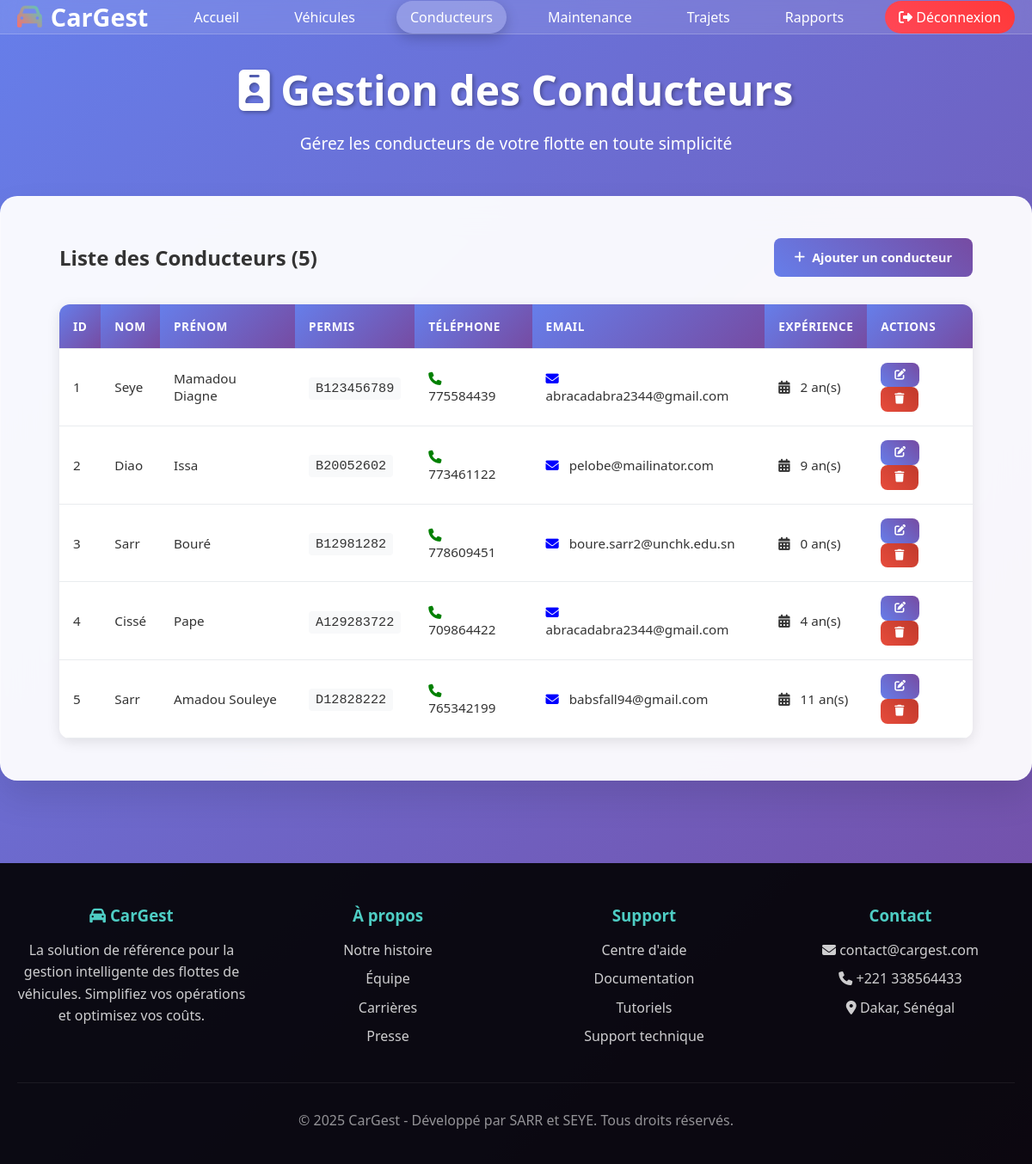
/conducteurs (signed in), run on the app's committed database.
### app.py (models this page shows)
class Conducteur(db.Model):
    id = db.Column(db.Integer, primary_key=True)
    user_id = db.Column(db.Integer, db.ForeignKey('user.id'), nullable=False)  # AJOUTÉ
    nom = db.Column(db.String(100))
    prenom = db.Column(db.String(100))
    permis = db.Column(db.String(100))
    telephone = db.Column(db.String(20))
    email = db.Column(db.String(120))
    experience = db.Column(db.Integer)
    date_ajout = db.Column(db.DateTime, default=datetime.utcnow)

### app.py (the view)
@app.route('/conducteurs')
@login_required
def liste_conducteurs():
    user_id = session['user_id']
    conducteurs = Conducteur.query.filter_by(user_id=user_id).all()
    vehicules = Vehicule.query.filter_by(user_id=user_id).all()
    return render_template('conducteurs.html', conducteurs=conducteurs, vehicules=vehicules)

### app.py (called while the page is built)
def login_required(f):
    @wraps(f)
    def decorated_function(*args, **kwargs):
        if 'user_id' not in session:
            flash('Veuillez vous connecter.', 'warning')
            return redirect(url_for('login'))
        return f(*args, **kwargs)
    return decorated_function

### templates/conducteurs.html (shortened to what this page needs)
    <!DOCTYPE html>
    <html lang="fr">
    <head>
        <link rel="stylesheet" href="https://cdnjs.cloudflare.com/ajax/libs/font-awesome/6.7.2/css/all.min.css">
    </head>
    <body>
        <header>
            <nav class="container">
                <div class="logo">
                    <i class="fa-solid fa-car"></i> CarGest
                </div>
                <ul class="nav-links">
                    <li><a href="{{ url_for('index') }}">Accueil</a></li>
                    <li><a href="{{ url_for('liste_vehicules') }}">Véhicules</a></li>
                    <li><a href="{{ url_for('liste_conducteurs') }}" class="active">Conducteurs</a></li>
                    <li><a href="{{ url_for('liste_maintenances') }}">Maintenance</a></li>
                    <li><a href="{{ url_for('liste_trajets') }}">Trajets</a></li>
                    <li><a href="{{ url_for('rapports') }}">Rapports</a></li>
                    <li><a href="{{ url_for('logout') }}" class="logout-btn" onclick="return confirm('Êtes-vous sûr de vouloir vous déconnecter ?')">
                        <i class="fa-solid fa-sign-out-alt"></i>
                        Déconnexion
                    </a></li>
                </ul>
            </nav>
        </header>
        <main>
            <section class="page-header">
                <div class="container">
                    <h1><i class="fa-solid fa-id-badge"></i> Gestion des Conducteurs</h1>
                    <p>Gérez les conducteurs de votre flotte en toute simplicité</p>
                </div>
            </section>
            <section class="content-section">
                <div class="container">
                    <div style="display: flex; justify-content: space-between; align-items: center; margin-bottom: 2rem;">
                        <h2>Liste des Conducteurs ({{ conducteurs|length }})</h2>
                        <a href="{{ url_for('ajouter_conducteur') }}" class="btn">
                            <i class="fa-solid fa-plus"></i> Ajouter un conducteur
                        </a>
                    </div>
                    {% if conducteurs %}
                        <div class="table-container">
                            <table class="table">
                                <thead>
                                    <tr>
                                        <th>ID</th>
                                        <th>Nom</th>
                                        <th>Prénom</th>
                                        <th>Permis</th>
                                        <th>Téléphone</th>
                                        <th>Email</th>
                                        <th>Expérience</th>
                                        <th>Actions</th>
                                    </tr>
                                </thead>
                                <tbody>
                                    {% for conducteur in conducteurs %}
                                    <tr>
                                        <td>{{ conducteur.id }}</td>
                                        <td>{{ conducteur.nom }}</td>
                                        <td>{{ conducteur.prenom }}</td>
                                        <td><span style="font-family: monospace; background: #f8f9fa; padding: 0.25rem 0.5rem; border-radius: 4px;">{{ conducteur.permis }}</span></td>
                                        <td>
                                            <i class="fa-solid fa-phone" style="color: green; margin-right: 0.5rem;"></i>
                                            {{ conducteur.telephone }}
                                        </td>
                                        <td>
                                            <i class="fa-solid fa-envelope" style="color: blue; margin-right: 0.5rem;"></i>
                                            {{ conducteur.email }}
                                        </td>
                                        <td>
                                            <i class="fa-solid fa-calendar-days" style="grey²; margin-right: 0.5rem;"></i>
                                            {{ conducteur.experience }} an(s)
                                        </td>
                                        <td>
                                            <a href="{{ url_for('modifier_conducteur', id=conducteur.id) }}" class="btn btn-sm">
                                                <i class="fa-solid fa-edit"></i>
                                            </a>
                                            <a href="{{ url_for('supprimer_conducteur', id=conducteur.id) }}"
                                               class="btn btn-danger btn-sm"
                                               onclick="return confirm('Êtes-vous sûr de vouloir supprimer ce conducteur ?')">
                                                <i class="fa-solid fa-trash"></i>
                                            </a>
                                        </td>
                                    </tr>
                                    {% endfor %}
                                </tbody>
                            </table>
                        </div>
                    {% else %}
                        <div class="empty-state">
                            <i class="fa-solid fa-id-badge" style="font-size: 4rem; color: #ccc;"></i>
                            <h3>Aucun conducteur trouvé</h3>
                            <p>Commencez par ajouter votre premier conducteur.</p>
                        </div>
                    {% endif %}
                </div>
            </section>
        </main>
    <footer id="contact">
        <div class="container">
            <div class="footer-content">
                <div class="footer-section">
                    <h3><i class="fa-solid fa-car"></i> CarGest</h3>
                    <p>La solution de référence pour la gestion intelligente des flottes de véhicules. Simplifiez vos opérations et optimisez vos coûts.</p>
                </div>
                <div class="footer-section" id="about">
                    <h3>À propos</h3>
                    <ul>
                        <li><a href="#">Notre histoire</a></li>
                        <li><a href="#">Équipe</a></li>
                        <li><a href="#">Carrières</a></li>
                        <li><a href="#">Presse</a></li>
                    </ul>
                </div>
                <div class="footer-section">
                    <h3>Support</h3>
                    <ul>
                        <li><a href="#">Centre d'aide</a></li>
                        <li><a href="#">Documentation</a></li>
                        <li><a href="#">Tutoriels</a></li>
                        <li><a href="#">Support technique</a></li>
                    </ul>
                </div>
                <div class="footer-section">
                    <h3>Contact</h3>
                    <p><i class="fa-solid fa-envelope"></i> contact@cargest.com</p>
                    <p><i class="fa-solid fa-phone"></i> +221 338564433</p>
                    <p><i class="fa-solid fa-map-marker-alt"></i> Dakar, Sénégal</p>
                </div>
            </div>
            <div class="footer-bottom">
                <p>&copy; 2025 CarGest - Développé par SARR et SEYE. Tous droits réservés.</p>
            </div>
        </div>
    </footer>
    </body>
    </html>

### templates/conducteurs.html (style rules this page uses)
* { margin: 0; padding: 0; box-sizing: border-box; }
body { font-family: 'Segoe UI', Tahoma, Geneva, Verdana, sans-serif; background: linear-gradient(135deg, #667eea 0%, #764ba2 100%); min-height: 100vh; color: #333; }
.container { max-width: 1200px; margin: 0 auto; padding: 0 20px; }
header { background: rgba(255, 255, 255, 0.1); backdrop-filter: blur(10px); border-bottom: 1px solid rgba(255, 255, 255, 0.2); position: sticky; top: 0; z-index: 100; }
nav { display: flex; justify-content: space-between; align-items: center; padding: 1rem 0; }
.logo { font-size: 1.8rem; font-weight: bold; color: white; display: flex; align-items: center; gap: 10px; }
.logo i { background: linear-gradient(45deg, #ff6b6b, #4ecdc4); -webkit-background-clip: text; -webkit-text-fill-color: transparent; background-clip: text; }
.nav-links { display: flex; list-style: none; gap: 2rem; align-items: center; }
.nav-links a { color: white; text-decoration: none; padding: 0.5rem 1rem; border-radius: 25px; transition: all 0.3s ease; position: relative; overflow: hidden; }
.nav-links a:hover, .nav-links a.active { background: rgba(255, 255, 255, 0.2); transform: translateY(-2px); box-shadow: 0 5px 15px rgba(0, 0, 0, 0.2); }
.logout-btn { background: linear-gradient(45deg, #ff4757, #ff3838) !important; color: white !important; }
main { padding: 2rem 0; }
.page-header { text-align: center; margin-bottom: 3rem; color: white; }
.page-header h1 { font-size: 3rem; margin-bottom: 1rem; text-shadow: 2px 2px 4px rgba(0, 0, 0, 0.3); animation: fadeInUp 0.8s ease; }
.page-header p { font-size: 1.2rem; opacity: 0.9; animation: fadeInUp 0.8s ease 0.2s both; }
.content-section { background: rgba(255, 255, 255, 0.95); backdrop-filter: blur(20px); border-radius: 20px; padding: 3rem; box-shadow: 0 20px 40px rgba(0, 0, 0, 0.1); margin: 0 auto; animation: fadeInUp 0.8s ease 0.4s both; border: 1px solid rgba(255, 255, 255, 0.3); }
.btn { padding: 0.8rem 1.5rem; border: none; border-radius: 8px; font-size: 0.9rem; font-weight: 600; cursor: pointer; transition: all 0.3s ease; text-decoration: none; display: inline-flex; align-items: center; gap: 8px; background: linear-gradient(45deg, #667eea, #764ba2); color: white; }
.btn-sm { padding: 0.5rem 1rem; font-size: 0.8rem; }
.btn-danger { background: linear-gradient(45deg, #e74c3c, #c0392b); }
.table-container { overflow-x: auto; background: white; border-radius: 12px; box-shadow: 0 4px 15px rgba(0, 0, 0, 0.1); }
.table { width: 100%; border-collapse: collapse; font-size: 0.95rem; }
.table th, .table td { padding: 1rem; text-align: left; border-bottom: 1px solid #e9ecef; }
.table th { background: linear-gradient(135deg, #667eea 0%, #764ba2 100%); color: white; font-weight: 600; text-transform: uppercase; font-size: 0.85rem; letter-spacing: 0.5px; }
.table tbody tr { transition: all 0.3s ease; }
footer { background: rgba(0, 0, 0, 0.8); color: white; text-align: center; padding: 2rem 0; margin-top: 4rem; }
footer p { margin-bottom: 0.5rem; opacity: 0.8; }
footer { background: rgba(0, 0, 0, 0.9); color: white; padding: 3rem 0 2rem 0; margin-top: 4rem; }
.footer-content { display: grid; grid-template-columns: repeat(auto-fit, minmax(250px, 1fr)); gap: 2rem; margin-bottom: 2rem; }
.footer-section h3 { margin-bottom: 1rem; color: #4ecdc4; font-weight: 600; }
.footer-section p, .footer-section li { opacity: 0.8; line-height: 1.6; margin-bottom: 0.5rem; }
.footer-section ul { list-style: none; }
.footer-section a { color: white; text-decoration: none; transition: color 0.3s ease; }
.footer-bottom { text-align: center; padding-top: 2rem; border-top: 1px solid rgba(255, 255, 255, 0.1); opacity: 0.7; }

### data on the page
Conducteur: id "1", nom "Seye", prenom "Mamadou Diagne", permis "B123456789", telephone "775584439", email "abracadabra2344@gmail.com", experience "2"
Conducteur: id "2", nom "Diao", prenom "Issa", permis "B20052602", telephone "773461122", email "pelobe@mailinator.com", experience "9"
Conducteur: id "3", nom "Sarr", prenom "Bouré", permis "B12981282", telephone "778609451", email "boure.sarr2@unchk.edu.sn", experience "0"
Conducteur: id "4", nom "Cissé", prenom "Pape", permis "A129283722", telephone "709864422", email "abracadabra2344@gmail.com", experience "4"
Conducteur: id "5", nom "Sarr", prenom "Amadou Souleye", permis "D12828222", telephone "765342199", email "babsfall94@gmail.com", experience "11"

### other printed values
{{ conducteurs|length }} "5"
